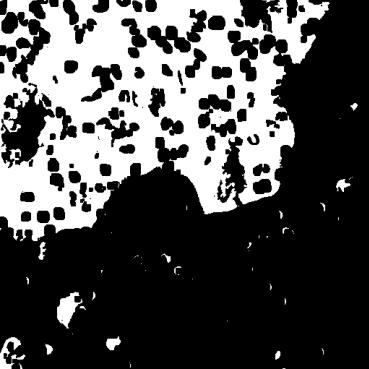
#> input picture codes_judge/data/train/anomaly/01.jpg, 369 x 369 px, found by its file name
$ python binary_filtering.py
#> lines starting #> are read from the running program, lines starting #| are printed output that depends on the picture; after the words box and inside, x2 and y2 are one past the last pixel; in counts of white or black regions, pixels touching at a corner belong together
import cv2
import numpy as np

def remove_black_dots(image_path, threshold, min_area=50):
    # 画像の読み込み
#> called with threshold = 100, min_area = 50
    image = cv2.imread(image_path, 0)  # グレースケールで読み込み
#> image is the input picture: shape (369, 369); min 0, max 255, mean 79.4

    # 手動でしきい値を設定して二値化
    _, binary = cv2.threshold(image, threshold, 255, cv2.THRESH_BINARY)
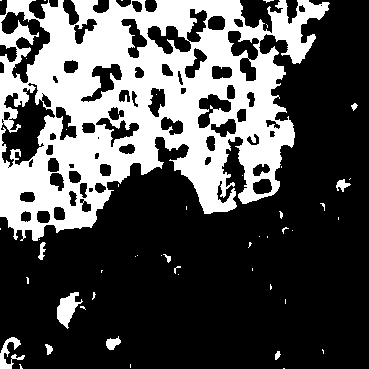
#> binary: shape (369, 369); 31.7% white; 49 white regions (38 under 20 px), largest, box (x1, y1, x2, y2) and area: (0, 0, 330, 241) 41720, (57, 292, 83, 329) 475, (0, 337, 25, 369) 324

    # ノイズ除去
    kernel = np.ones((3,3), np.uint8)
    opening = cv2.morphologyEx(binary, cv2.MORPH_OPEN, kernel, iterations=2)
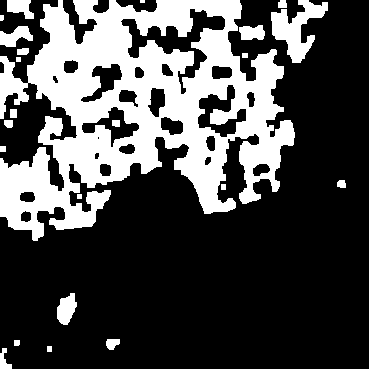
#> opening: shape (369, 369); 29.6% white; 23 white regions (1 under 20 px)

    # 輪郭検出
    contours, _ = cv2.findContours(opening, cv2.RETR_EXTERNAL, cv2.CHAIN_APPROX_SIMPLE)
#> contours = 22 contours, 4 with area under 20; largest, box (x1, y1, x2, y2) and area: (0, 0, 295, 241) 42068, (271, 0, 328, 63) 1488, (57, 293, 77, 325) 392, (0, 26, 33, 47) 366, (7, 0, 34, 19) 298

    # 小さな黒い点（輪郭）を除去
    for contour in contours:
        area = cv2.contourArea(contour)
        if area < min_area:
            cv2.drawContours(opening, [contour], 0, 255, -1)
#> this loop made 22 passes
#> area on passes 1, 3, 4, 5, 8, 10, 14, 15, 16, 18, 19, 21: 107.5, 24.5, 98, 392, 49, 51, 59.5, 365.5, 280, 1488, 50, 42067.5
#> (contour, area) on passes 2, 7, 9, 11, 13: ([[47, 346], [47, 351], [51, 351], [51, 346]], 20), ([[221, 184], [221, 189], [225, 189], [225, 184]], 20), ([[0, 146], [0, 151], [5, 151], [5, 146]], 25), ([[10, 109], [10, 117], [16, 117], [16, 109]], 48), ([[242, 53], [242, 57], [247, 57], [247, 53]], 20)

    # 結果を保存
    cv2.imwrite('result.png', opening)
    cv2.imwrite('result2.png', image)

    print("処理が完了しました。結果はresult.pngに保存されています。")

# 使用例
remove_black_dots('/mnt/data/datasets/SEM/dataset_v1/anomaly/n3/01.jpg', threshold=100, min_area=50)

$ run again, with codes_judge/data/train/anomaly/07.jpg copied over codes_judge/data/train/anomaly/01.jpg
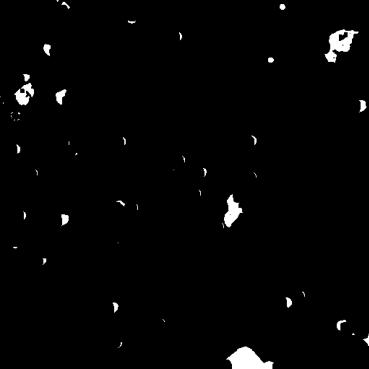
#> input picture codes_judge/data/train/anomaly/07.jpg, 369 x 369 px, found by its file name
#> in remove_black_dots, image is the input picture: shape (369, 369); min 0, max 255, mean 4.6
#> in remove_black_dots, `_, binary = cv2.threshold(image, threshold, 255, cv2.THRESH_BINARY)`:
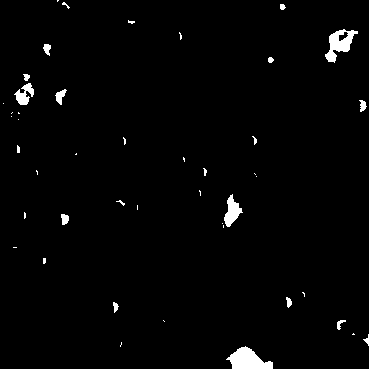
#> binary: shape (369, 369); 1.8% white; 45 white regions (28 under 20 px), largest, box (x1, y1, x2, y2) and area: (226, 346, 273, 369) 645, (325, 29, 358, 63) 511, (224, 194, 243, 227) 315
#> in remove_black_dots, `opening = cv2.morphologyEx(binary, cv2.MORPH_OPEN, kernel, iterations=2)`:
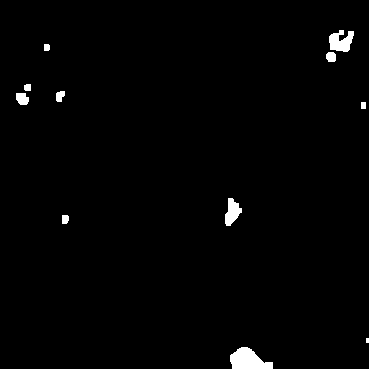
#> opening: shape (369, 369); 1.3% white; 11 white regions (1 under 20 px)
#> contours = 11 contours, 1 with area under 20; largest, box (x1, y1, x2, y2) and area: (230, 347, 273, 369) 579, (329, 30, 354, 52) 324, (225, 198, 242, 226) 257, (16, 93, 29, 105) 108, (326, 52, 336, 62) 72
#> the loop in remove_black_dots, `for contour in contours:` made 11 passes
#> area on passes 1, 3, 4, 6, 7, 8, 9, 10: 579, 44.5, 257, 107.5, 60.5, 34, 72.5, 29

$ run again, with codes_judge/data/train/anomaly/09.jpg copied over codes_judge/data/train/anomaly/01.jpg
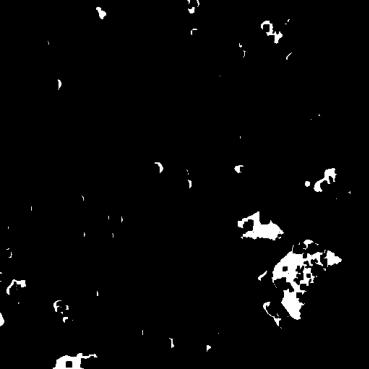
#> input picture codes_judge/data/train/anomaly/09.jpg, 369 x 369 px, found by its file name
#> in remove_black_dots, image is the input picture: shape (369, 369); min 0, max 255, mean 6.6
#> in remove_black_dots, `_, binary = cv2.threshold(image, threshold, 255, cv2.THRESH_BINARY)`:
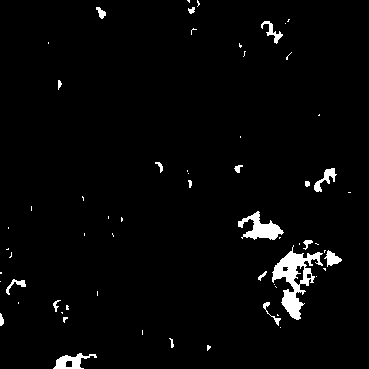
#> binary: shape (369, 369); 2.7% white; 62 white regions (42 under 20 px), largest, box (x1, y1, x2, y2) and area: (272, 245, 323, 320) 1396, (238, 211, 284, 240) 612, (53, 353, 97, 369) 335
#> in remove_black_dots, `opening = cv2.morphologyEx(binary, cv2.MORPH_OPEN, kernel, iterations=2)`:
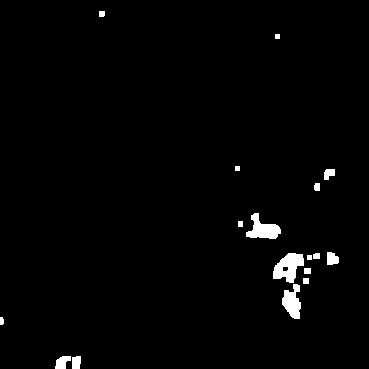
#> opening: shape (369, 369); 1.7% white; 17 white regions
#> contours = 17 contours, 4 with area under 20; largest, box (x1, y1, x2, y2) and area: (273, 253, 304, 283) 543, (246, 213, 281, 239) 438, (282, 284, 301, 319) 379, (55, 356, 71, 369) 120, (327, 252, 339, 265) 108
#> the loop in remove_black_dots, `for contour in contours:` made 17 passes
#> area on passes 1, 2, 4, 8, 9, 10, 12, 13: 88, 120.5, 379, 28.5, 543, 107.5, 438, 33

$ run again, with codes_judge/data/train/anomaly/32.jpg copied over codes_judge/data/train/anomaly/01.jpg
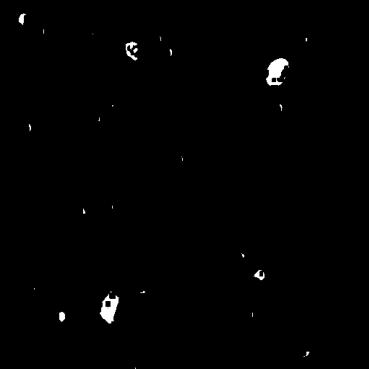
#> input picture codes_judge/data/train/anomaly/32.jpg, 369 x 369 px, found by its file name
#> in remove_black_dots, image is the input picture: shape (369, 369); min 0, max 255, mean 1.9
#> in remove_black_dots, `_, binary = cv2.threshold(image, threshold, 255, cv2.THRESH_BINARY)`:
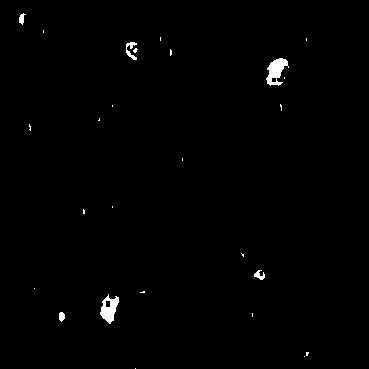
#> binary: shape (369, 369); 0.75% white; 26 white regions (20 under 20 px), largest, box (x1, y1, x2, y2) and area: (266, 58, 289, 86) 352, (100, 294, 119, 324) 315, (126, 42, 137, 60) 91, (254, 270, 265, 280) 60, (19, 13, 26, 25) 47, (59, 312, 65, 322) 47
#> in remove_black_dots, `opening = cv2.morphologyEx(binary, cv2.MORPH_OPEN, kernel, iterations=2)`:
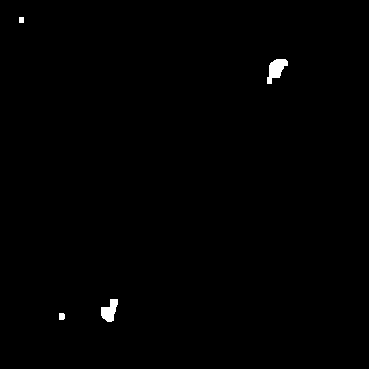
#> opening: shape (369, 369); 0.45% white; 4 white regions
#> contours = 4 contours; box (x1, y1, x2, y2) and area: (267, 59, 288, 84) 259, (101, 299, 118, 322) 214, (59, 313, 65, 320) 29, (19, 17, 24, 23) 20
#> the loop in remove_black_dots, `for contour in contours:` made 4 passes
#> area on passes 1 to 3: 29, 214.5, 259
